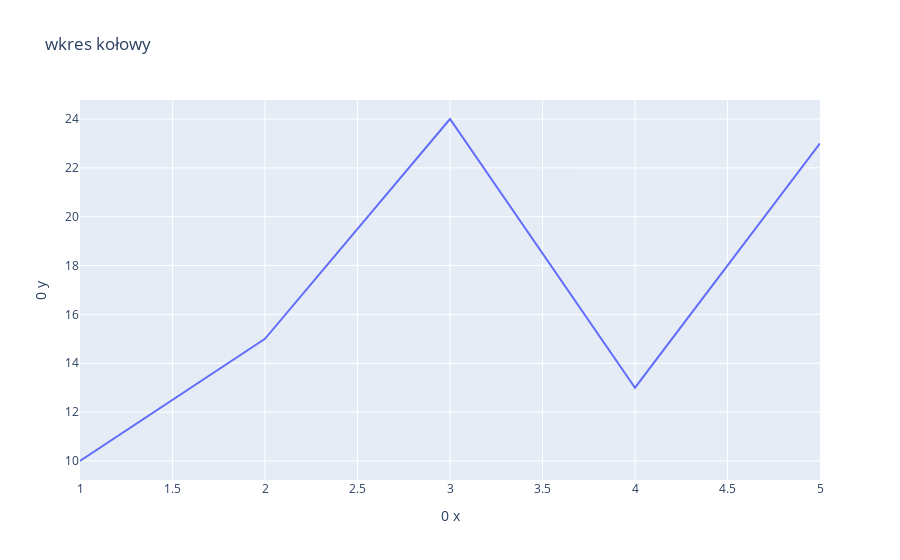

The cell this chart's notebook holds for it:
### Code cell
#wykres kołowy plotly
import plotly.express as px
#dane
x = [1,2,3,4,5]
y=[10,15,24,13,23]
#tworzeniw wykresu
fig = px.line(x=x, y=y, title="wkres kołowy", labels={'x':"0 x", 'y':"0 y"})
fig.show()

### Figure 1 — Plotly figure (JSON) as saved in the notebook; plotly's stock layout.template omitted (floating-point values rounded to 4 significant figures)
{"data": [{"hovertemplate": "0 x=%{x}<br>0 y=%{y}<extra></extra>", "legendgroup": "", "line": {"color": "#636efa", "dash": "solid"}, "marker": {"symbol": "circle"}, "mode": "lines", "name": "", "orientation": "v", "showlegend": false, "type": "scatter", "x": [1, 2, 3, 4, 5], "xaxis": "x", "y": [10, 15, 24, 13, 23], "yaxis": "y"}], "layout": {"legend": {"tracegroupgap": 0}, "title": {"text": "wkres kołowy"}, "xaxis": {"anchor": "y", "domain": [0, 1], "title": {"text": "0 x"}}, "yaxis": {"anchor": "x", "domain": [0, 1], "title": {"text": "0 y"}}}}
